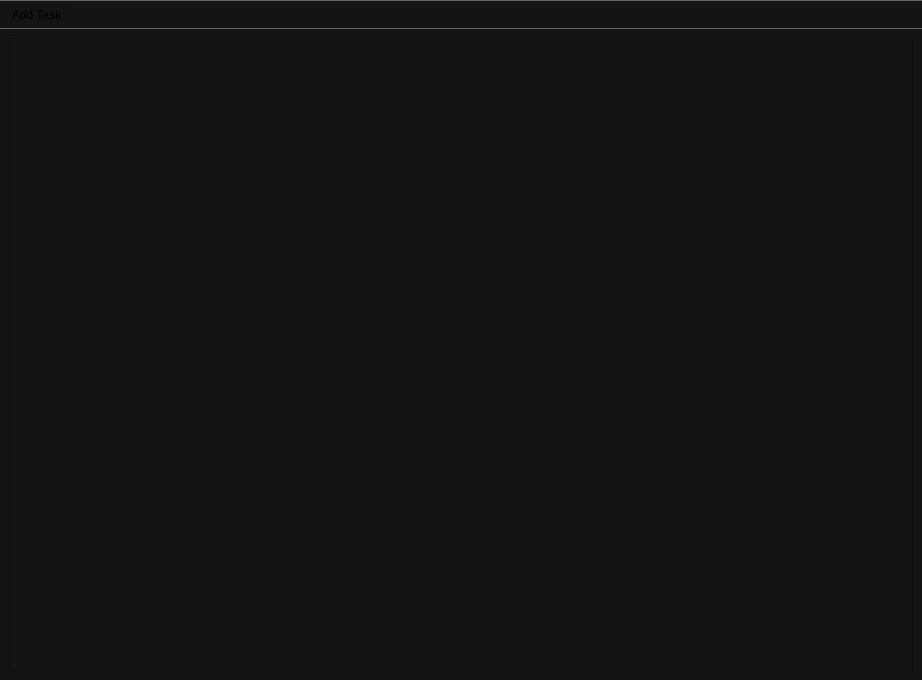
<?xml version="1.0" encoding="UTF-8"?>
<ui version="4.0">
 <class>MainWindow</class>
 <widget class="QMainWindow" name="MainWindow">
  <property name="geometry">
   <rect>
    <x>0</x>
    <y>0</y>
    <width>922</width>
    <height>680</height>
   </rect>
  </property>
  <property name="minimumSize">
   <size>
    <width>420</width>
    <height>680</height>
   </size>
  </property>
  <property name="windowTitle">
   <string>MainWindow</string>
  </property>
  <property name="styleSheet">
   <string notr="true">background-color: rgb(20,20,20);</string>
  </property>
  <widget class="QWidget" name="centralwidget">
   <layout class="QHBoxLayout" name="horizontalLayout">
    <property name="sizeConstraint">
     <enum>QLayout::SetMinimumSize</enum>
    </property>
    <item>
     <widget class="QScrollArea" name="scrollArea">
      <property name="sizeAdjustPolicy">
       <enum>QAbstractScrollArea::AdjustToContents</enum>
      </property>
      <property name="widgetResizable">
       <bool>true</bool>
      </property>
      <property name="alignment">
       <set>Qt::AlignLeading|Qt::AlignLeft|Qt::AlignVCenter</set>
      </property>
      <widget class="QWidget" name="scrollAreaWidgetContents">
       <property name="geometry">
        <rect>
         <x>0</x>
         <y>0</y>
         <width>902</width>
         <height>621</height>
        </rect>
       </property>
       <property name="styleSheet">
        <string notr="true"/>
       </property>
       <layout class="QHBoxLayout" name="horizontalLayout_2">
        <property name="sizeConstraint">
         <enum>QLayout::SetFixedSize</enum>
        </property>
       </layout>
      </widget>
     </widget>
    </item>
   </layout>
  </widget>
  <widget class="QToolBar" name="toolBar">
   <property name="minimumSize">
    <size>
     <width>0</width>
     <height>0</height>
    </size>
   </property>
   <property name="windowTitle">
    <string>toolBar</string>
   </property>
   <property name="movable">
    <bool>false</bool>
   </property>
   <property name="floatable">
    <bool>true</bool>
   </property>
   <attribute name="toolBarArea">
    <enum>TopToolBarArea</enum>
   </attribute>
   <attribute name="toolBarBreak">
    <bool>false</bool>
   </attribute>
   <addaction name="actionAdd_Task"/>
   <addaction name="separator"/>
  </widget>
  <action name="actionAdd_Task">
   <property name="icon">
    <iconset resource="res.qrc">
     <normaloff>:/res/img/plus_xl.svg</normaloff>:/res/img/plus_xl.svg</iconset>
   </property>
   <property name="text">
    <string>Add Task</string>
   </property>
   <property name="shortcut">
    <string>Alt+A</string>
   </property>
  </action>
  <action name="actionFavorite">
   <property name="icon">
    <iconset resource="res.qrc">
     <normaloff>:/res/img/icons8-stern-48.png</normaloff>:/res/img/icons8-stern-48.png</iconset>
   </property>
   <property name="text">
    <string>Favorite</string>
   </property>
  </action>
  <action name="actionCompleted">
   <property name="icon">
    <iconset resource="res.qrc">
     <normaloff>:/res/img/completed.png</normaloff>:/res/img/completed.png</iconset>
   </property>
   <property name="text">
    <string>Completed</string>
   </property>
   <property name="toolTip">
    <string>Completed</string>
   </property>
   <property name="menuRole">
    <enum>QAction::NoRole</enum>
   </property>
  </action>
 </widget>
 <resources>
  <include location="res.qrc"/>
 </resources>
 <connections/>
</ui>
